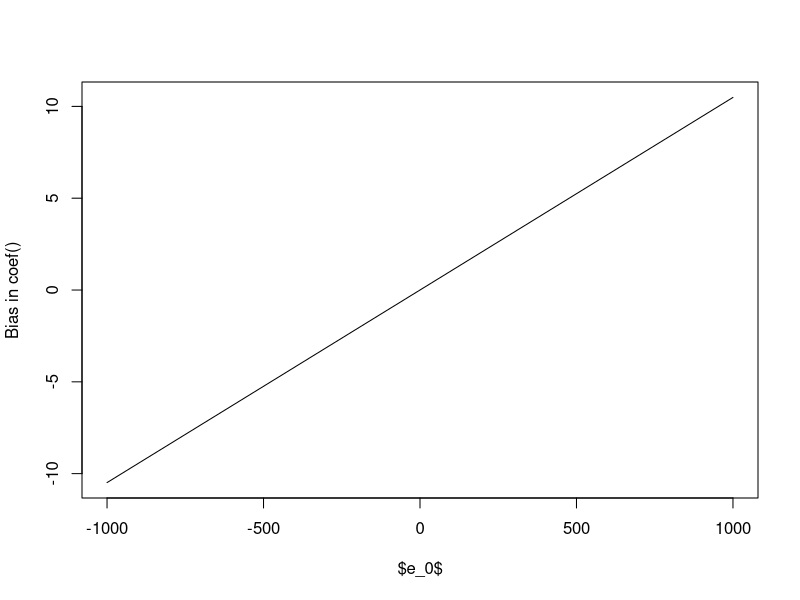
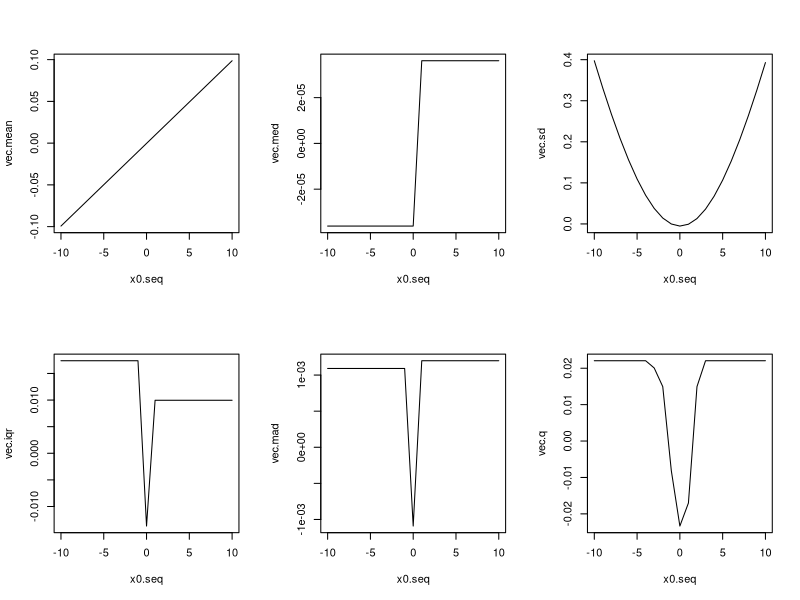
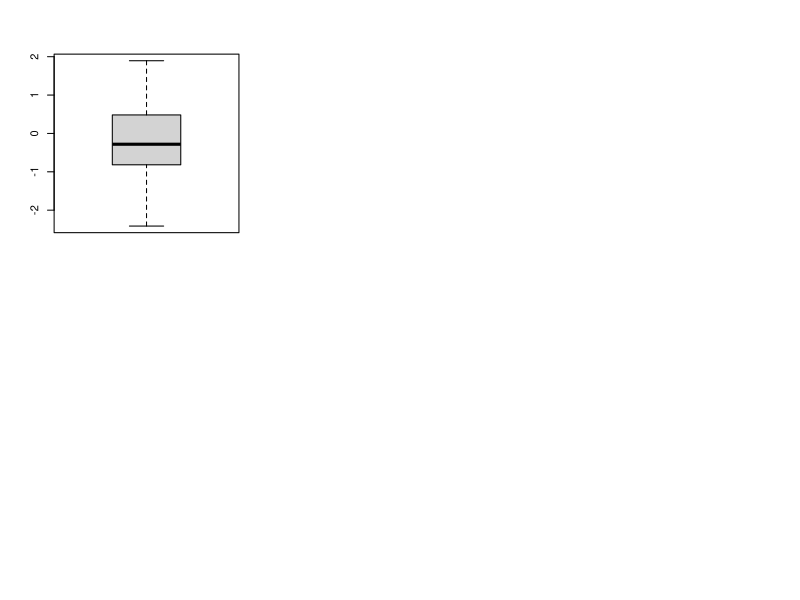

R code for these plots, in order:
## ---- chunk 1
set.seed(42)
n <- 100
x <- runif(n)
beta1 <- 1
beta2 <- 2
epsilon <- rnorm(n,sd=.1)
y <- beta1 + beta2*x + epsilon
model <- lm(y~x)
coef.sample<-coef(model)[2]

n.e0<-100
e0 <- seq(-1000,1000,length=n.e0)
sc.coef <- numeric(n.e0)
for(i in 1:n.e0) {
  e.augmented <- c(epsilon[1:99],e0[i])
  y <- beta1 + beta2*x + e.augmented
  sc.coef[i] <- coef(lm(y~x))[2]-coef.sample
}

## Sensitivity curve for the sample coef
plot(e0, sc.coef,
     ylab="Bias in coef()",
     xlab="$e_0$",
     type="l")
## ---- chunk 2
set.seed(42)
require(robustbase)
n <- 100
x<-rnorm(n)
mean.x<-mean(x)
med.x<-median(x)
sd.x<-sd(x)
iqr.x<-IQR(x)
mad.x<-mad(x)
q.x<-Qn(x)
## ---- chunk 3
set.seed(42)
require(robustbase)
n <- 100
x<-rnorm(n)
x0.seq<-seq(from=-10,to=10,by=1)

mean.x<-mean(x)
med.x<-median(x)
sd.x<-sd(x)
iqr.x<-IQR(x)
mad.x<-mad(x)
q.x<-Qn(x)

vec.mean<-numeric()
vec.med<-numeric()
vec.sd<-numeric()
vec.iqr<-numeric()
vec.mad<-numeric()
vec.q<-numeric()

for (i in 1:length(x0.seq)){
  x[101]<-x0.seq[i]
  vec.mean[i]<-mean(x)-mean.x
  vec.med[i]<-median(x)-med.x
  vec.sd[i]<-sd(x)-sd.x
  vec.iqr[i]<-IQR(x)-iqr.x
  vec.mad[i]<-mad(x)-mad.x
  vec.q[i]<-Qn(x)-q.x
}

par(mfrow=c(2,3))
plot(x0.seq,vec.mean,type="l")
plot(x0.seq,vec.med,type="l")
plot(x0.seq,vec.sd,type="l")
plot(x0.seq,vec.iqr,type="l")
plot(x0.seq,vec.mad,type="l")
plot(x0.seq,vec.q,type="l")
## ---- chunk 4
set.seed(42)
require(robustbase)
n <- 20
x<-rnorm(n)
mean.x<-mean(x)
med.x<-median(x)
sd.x<-sd(x)
iqr.x<-IQR(x)
mad.x<-mad(x)
q.x<-Qn(x)

x0<-1000

vec.mean<-numeric()
vec.med<-numeric()
vec.sd<- numeric()
vec.iqr<-numeric()
vec.mad<-numeric()
vec.q<-numeric()

for (i in 1:10){
  x[1:i]<-x0
  vec.mean[i]<-mean(x)
  vec.med[i]<-median(x)
  vec.sd[i]<-sd(x)
  vec.iqr[i]<-IQR(x)
  vec.mad[i]<-mad(x)
  vec.q[i]<-Qn(x)
}

values<-data.frame(seq(1,10,by=1),vec.mean,vec.med,vec.sd,vec.iqr,vec.mad,vec.q)

colnames(values)<-c("M","Mean","Median","Standard Deviation","IQR","MAD","Q")

knitr::kable(values)
## ---- chunk 5
set.seed(42)
require(robustbase)
n <- 20
x<-rnorm(n)

x0<-1000

for (i in 1:5){
  x[1:i]<-x0
  t.t<-(x-mean(x))/sd(x)
  print(subset(x,abs(t.t)>3.0))
  t.r<-(x-median(x))/mad(x)
  print(subset(x,abs(t.r)>3.0))
}


## ---- chunk 6
n <- 20
x<-rnorm(n)

boxplot(x)
